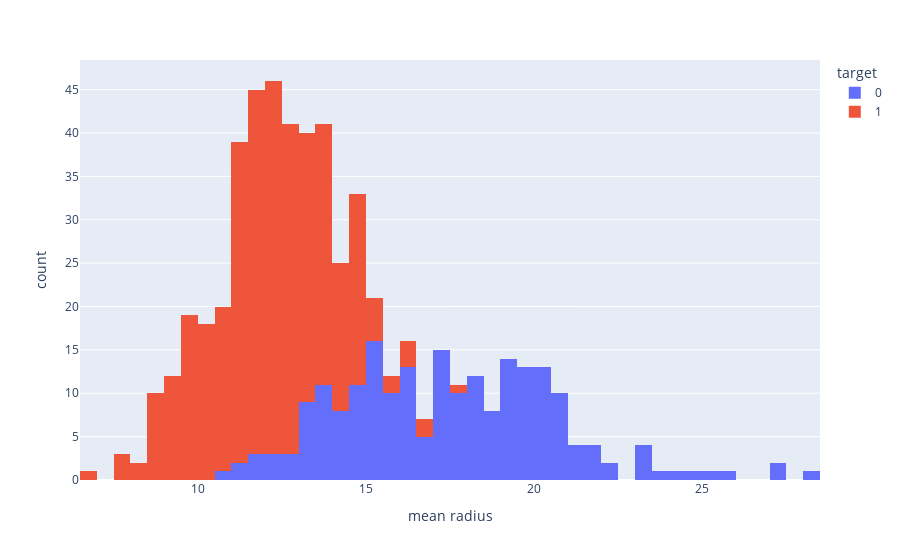

Notebook cell for this chart:
### Markdown cell above
what we have here is a plot of of the distribution of our data for mean radius. This looks more of a normal distribution. Alot of our samples ranges between 12 to 12.49. Some samples ranges also between 11.5 to 11.99.

The y-axis here shows the count of how many samples fall within each of these bins. We can also observe here that we have some samples that range from 28-2849, which is big, but very few (below 10). We can also see the samples with the smallest size of mean radius here.

### Code cell
# let's create a plot of 2 histograms in one plot. Let's plot for target class zero and one.
fig = px.histogram(cancer_df, x='mean radius', color='target', nbins=60)
fig.show()

### Figure 1 — Plotly figure (JSON) as saved in the notebook; plotly's stock layout.template omitted (floating-point values rounded to 4 significant figures; data arrays with more than 128 entries replaced by an {"elided": "..."} marker saying what was removed)
{"data": [{"alignmentgroup": "True", "bingroup": "x", "hovertemplate": "target=0<br>mean radius=%{x}<br>count=%{y}<extra></extra>", "legendgroup": "0", "marker": {"color": "#636efa", "pattern": {"shape": ""}}, "name": "0", "nbinsx": 60, "offsetgroup": "0", "orientation": "v", "showlegend": true, "type": "histogram", "x": {"elided": "212 float values"}, "xaxis": "x", "yaxis": "y"}, {"alignmentgroup": "True", "bingroup": "x", "hovertemplate": "target=1<br>mean radius=%{x}<br>count=%{y}<extra></extra>", "legendgroup": "1", "marker": {"color": "#EF553B", "pattern": {"shape": ""}}, "name": "1", "nbinsx": 60, "offsetgroup": "1", "orientation": "v", "showlegend": true, "type": "histogram", "x": {"elided": "357 float values"}, "xaxis": "x", "yaxis": "y"}], "layout": {"autosize": true, "barmode": "relative", "legend": {"title": {"text": "target"}, "tracegroupgap": 0}, "margin": {"t": 60}, "xaxis": {"anchor": "y", "autorange": true, "domain": [0, 1], "range": [6.5, 28.5], "title": {"text": "mean radius"}, "type": "linear"}, "yaxis": {"anchor": "x", "autorange": true, "domain": [0, 1], "range": [0, 48.42], "title": {"text": "count"}}}}
